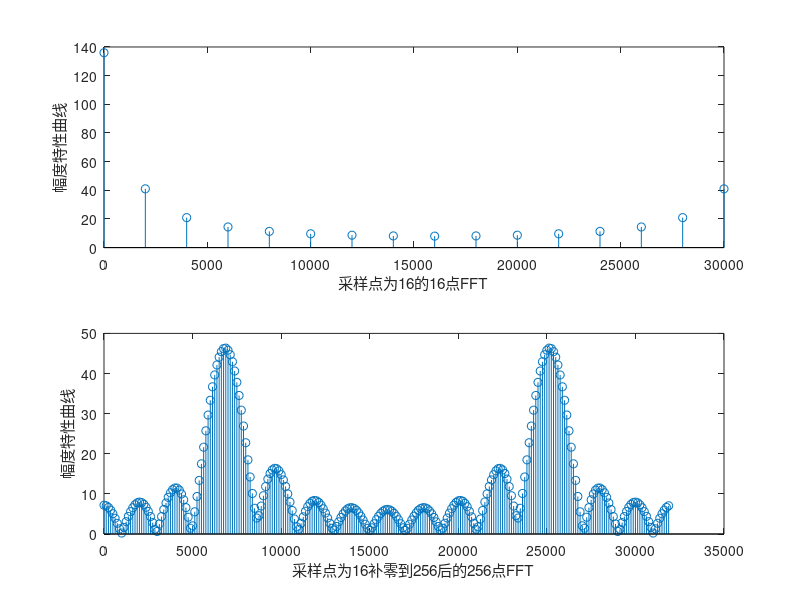

Here is the MATLAB script that generated this plot:
%sampling_16 points
clear;
N=16;
L=256;
f1=6500;
f2=7000;
f3=9000;
fs=32000;
ws=2*pi*fs;
T=1/fs;
n=0:N-1;
x=cos(2*pi*f1*n*T)+5*cos(2*pi*f2*n*T)+cos(2*pi*f3*n*T);
x1=(1:N);
X1=fft(x1,N);
w=((0:N-1)*ws/N)/(2*pi);
subplot(2,1,1);
stem(w,abs(X1));
ylabel('幅度特性曲线');xlabel('采样点为16的16点FFT');
x2=[x(1:N) zeros(1,L-N)];
X2=fft(x2,L);
w=((0:L-1)*ws/L)/(2*pi);
subplot(2,1,2);
stem(w,abs(X2));
ylabel('幅度特性曲线');xlabel('采样点为16补零到256后的256点FFT');